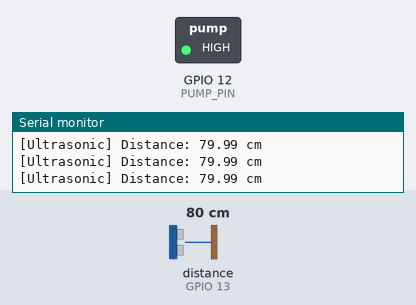
A sketch run on a simulated ESP32. On the bench: switched loads named in the sketch (green lamp = pin HIGH), the last lines printed to the serial monitor. Wiring (inferred from the names in the program): ultrasonic range finder: trigger GPIO 25; echo GPIO 13. Dashed ring = blinking. The inputs (shaded band) are chosen by the test bench; at power-on: distance to the obstacle (sensor on GPIO 13) 80 cm. The echo pulse lasts 58.3 µs per cm; WiFi joins after 1.5 s; servers stay silent unless stated; no MQTT or app messages arrive unless stated; pins used as bus, display or sensor lines are not drawn.

Above: at 2.7 s.
2.8 s: distance to the obstacle (sensor on GPIO 13) set to 16 cm
4.3 s: distance to the obstacle (sensor on GPIO 13) set to 13 cm
At 5.4 s:
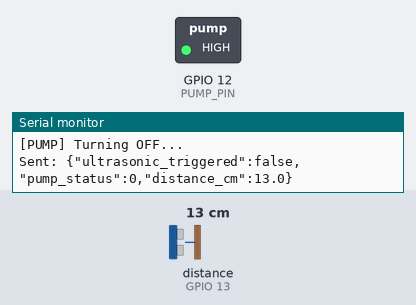
7.3 s: distance to the obstacle (sensor on GPIO 13) set to 18 cm
At 7.3 s:
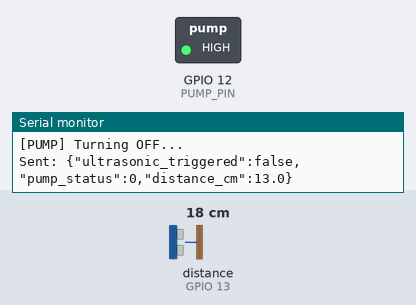
Timing chart, 0 to 10.3 s (numbered marks = the images above; inputs shaded):
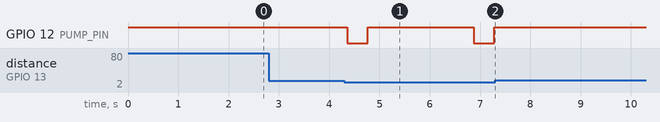

The sketch:

Node_2_Sanitizer.ino
```cpp
#include <WiFi.h>

#include <PubSubClient.h>

#include <esp_now.h>

const char* ssid = "Umesh";

const char* password = "Umesh123@";

const char* mqtt_server = "demo.thingsboard.io";

const char* token = "QAu646YtjhqqLumP67AS";

uint8_t node1Address[] = {0x00, 0x70, 0x07, 0xE1, 0xFD, 0xD0};

#define TRIG_PIN 25

#define ECHO_PIN 13

#define PUMP_PIN 12

#define MIN_DISTANCE_CM 2

#define MAX_DISTANCE_CM 15

WiFiClient espClient;

PubSubClient client(espClient);

esp_now_peer_info_t peerInfo;

void OnDataSent(const esp_now_send_info_t* info, esp_now_send_status_t status) {

  Serial.print("[ESP-NOW] Send Status: ");

  Serial.println(status == ESP_NOW_SEND_SUCCESS ? "Delivery Success" : "Delivery Fail");

}

void setupWiFi() {

  Serial.print("Connecting to WiFi");

  WiFi.begin(ssid, password);

  while (WiFi.status() != WL_CONNECTED) {

    delay(500);

    Serial.print(".");

  }

  Serial.println("\nWiFi connected.");

  Serial.print("[Node 2 MAC]: ");

  Serial.println(WiFi.macAddress());

}

void reconnectTB() {

  while (!client.connected()) {

    if (client.connect("ESP32_Node2", token, NULL)) {

      Serial.println("Connected to ThingsBoard");

    } else {

      delay(5000);

    }

  }

}

float getDistanceCM() {

  digitalWrite(TRIG_PIN, LOW);

  delayMicroseconds(2);

  digitalWrite(TRIG_PIN, HIGH);

  delayMicroseconds(10);

  digitalWrite(TRIG_PIN, LOW);

  long duration = pulseIn(ECHO_PIN, HIGH, 30000);

  if (duration == 0) return 999.0;

  return (duration * 0.0343) / 2.0;

}

void setup() {

  Serial.begin(115200);

  pinMode(TRIG_PIN, OUTPUT);

  pinMode(ECHO_PIN, INPUT);

  pinMode(PUMP_PIN, OUTPUT);

  // Make sure pump is OFF at start (HIGH = OFF for active-low relay)

  digitalWrite(PUMP_PIN, HIGH);

  Serial.println("[PUMP] Initialized OFF");

  setupWiFi();

  client.setServer(mqtt_server, 1883);

  if (esp_now_init() != ESP_OK) {

    Serial.println("[ESP-NOW] Error initializing!");

    return;

  }

  esp_now_register_send_cb(OnDataSent);

  memcpy(peerInfo.peer_addr, node1Address, 6);

  peerInfo.channel = WiFi.channel();

  peerInfo.encrypt = false;

  if (esp_now_add_peer(&peerInfo) != ESP_OK) {

    Serial.println("[ESP-NOW] Failed to add peer!");

    return;

  }

  Serial.println("--- NODE 2 SANITIZER READY ---");

}

void loop() {

  if (!client.connected()) reconnectTB();

  client.loop();

  float distance = getDistanceCM();

  Serial.print("[Ultrasonic] Distance: ");

  Serial.print(distance);

  Serial.println(" cm");

  // Detect only within 2–15 cm range

  bool detected = (distance >= MIN_DISTANCE_CM && distance <= MAX_DISTANCE_CM);

  if (detected) {

    Serial.println("[Ultrasonic] Hand detected! Triggering pump...");

    // Send ESP-NOW signal to Node 1

    uint8_t signal = 1;

    esp_err_t result = esp_now_send(node1Address, &signal, sizeof(signal));

    if (result == ESP_OK) {

      Serial.println("[ESP-NOW] Signal sent to Node 1.");

    } else {

      Serial.println("[ESP-NOW] Send error!");

    }

    // Turn pump ON (LOW = ON for active-low relay)

    Serial.println("[PUMP] Turning ON...");

    digitalWrite(PUMP_PIN, LOW);

    sendTelemetry(true, 1, distance);

    delay(400); // Pump runs for 400ms

    // Turn pump OFF

    Serial.println("[PUMP] Turning OFF...");

    digitalWrite(PUMP_PIN, HIGH);

    sendTelemetry(false, 0, distance);

    delay(2000); // Cooldown before next detection

  } else {

    digitalWrite(PUMP_PIN, HIGH); // Ensure pump stays OFF

  }

  delay(100);

}

void sendTelemetry(bool triggered, int pStatus, float dist) {

  String telemetry = "{\"ultrasonic_triggered\":" + String(triggered ? "true" : "false") +

                     ",\"pump_status\":" + String(pStatus) +

                     ",\"distance_cm\":" + String(dist, 1) + "}";

  client.publish("v1/devices/me/telemetry", telemetry.c_str());

  Serial.println("Sent: " + telemetry);

}
```

Measured:
- the behaviour switches between 15 and 14 cm on distance to the obstacle (sensor on GPIO 13) (found by bisection; images 0 and 1)
- after the input at 4.3 s, GPIO 12 (PUMP_PIN): alternates HIGH for 2.1 s and LOW for 0.41 s, starting after 0.06 s
- after the input at 7.3 s, GPIO 12 (PUMP_PIN): stops changing and stays HIGH
